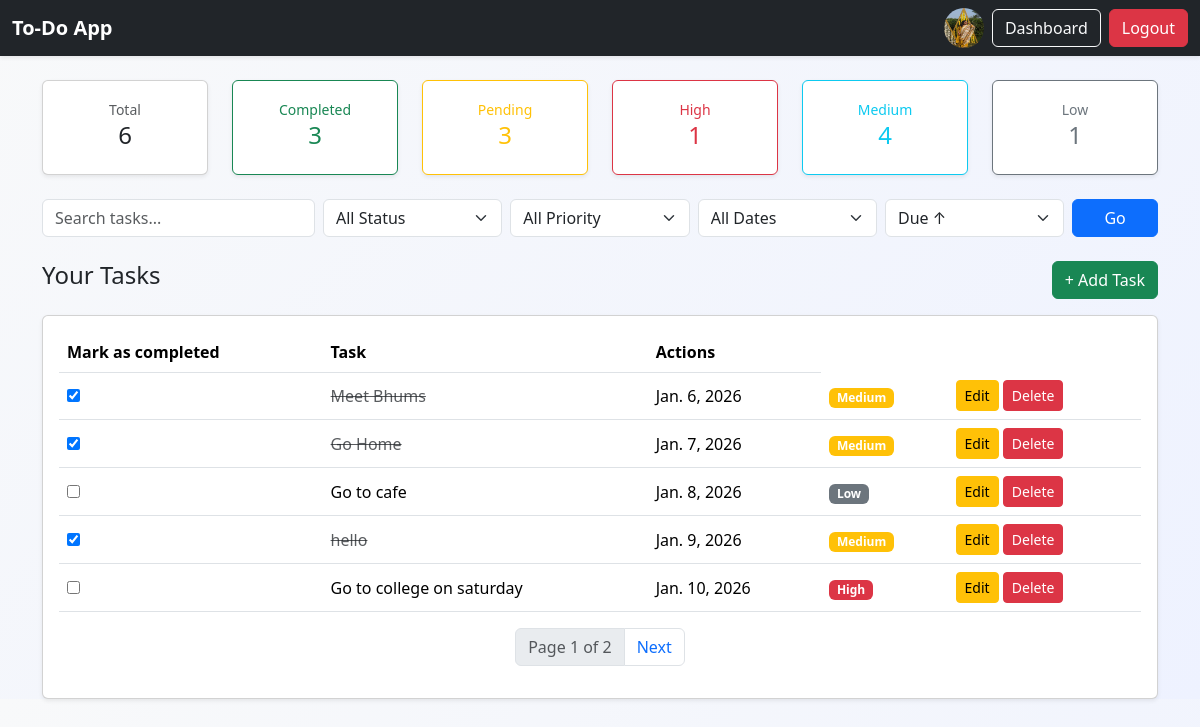
The page /dashboard/ (signed in) on the database its author committed.
### accounts/models.py (models this page shows, shortened)
class Profile(models.Model):
    user = models.OneToOneField(User, on_delete=models.CASCADE)
    bio = models.TextField(max_length=100, blank=True)
    image = models.ImageField(upload_to='profiles/',
                              default='profiles/default.jpg')

### tasks/models.py (models this page shows, shortened)
class Task(models.Model):
    PRIORITY_CHOICES = [
        ('H', 'High'),
        ('M', 'Medium'),
        ('L', 'Low'),
    ]
    user = models.ForeignKey(User, on_delete=models.CASCADE)
    title = models.CharField(max_length=200)
    completed = models.BooleanField(default=False)
    due_date = models.DateField(null=True, blank=True)
    created_at = models.DateTimeField(auto_now_add=True)
    priority = models.CharField(max_length=1, choices=PRIORITY_CHOICES, default = 'M')

### accounts/views.py (the view)
# urls.py: path('dashboard/', views.dashboard_view, name='dashboard'),
@login_required
def dashboard_view(request):
    tasks = Task.objects.filter(user=request.user)
    query = request.GET.get('q', '')
    if query:
        tasks = tasks.filter(title__icontains=query)
    filter_status = request.GET.get('status')
    filter_priority = request.GET.get('priority')
    filter_due = request.GET.get('due')
    today = date.today()
    if filter_status == 'completed':
        tasks = tasks.filter(completed=True)
    elif filter_status == 'pending':
        tasks = tasks.filter(completed=False)
    if filter_priority in ['H', 'M', 'L']:
        tasks = tasks.filter(priority=filter_priority)
    if filter_due == 'today':
        tasks = tasks.filter(due_date=today)
    elif filter_due == 'overdue':
        tasks = tasks.filter(due_date__lt=today, completed=False)
    elif filter_due == 'this_week':
        tasks = tasks.filter(
            due_date__range=[today, today + timedelta(days=7)])
    sort = request.GET.get('sort')
    if sort == 'asc':
        tasks = tasks.order_by('due_date')
    elif sort == 'desc':
        tasks = tasks.order_by('-due_date')
    else:
        tasks = tasks.order_by('due_date')
    total_tasks = tasks.count()
    completed_tasks = tasks.filter(completed=True).count()
    pending_tasks = tasks.filter(completed=False).count()
    high_priority = tasks.filter(priority='H').count()
    medium_priority = tasks.filter(priority='M').count()
    low_priority = tasks.filter(priority='L').count()
    paginator = Paginator(tasks, 5)
    page_number = request.GET.get('page')
    page_obj = paginator.get_page(page_number)
    context = {
        'tasks': page_obj,
        'total_tasks': total_tasks,
        'completed_tasks': completed_tasks,
        'pending_tasks': pending_tasks,
        'high_priority': high_priority,
        'medium_priority': medium_priority,
        'low_priority': low_priority,
        'today': today,
        'query': query,
        'filter_status': filter_status,
        'filter_priority': filter_priority,
        'filter_due': filter_due,
        'sort': sort,
    }
    return render(request, 'dashboard.html', context)

### templates/dashboard.html (shortened to what this page needs)
{% extends 'base.html' %}
{% block content %}
<div class="container mt-4">
  <div class="row mb-4">
      <div class="col-md-2">
    <div class="card shadow-sm text-center">
      <div class="card-body">
        <small class="text-muted">Total</small>
        <h4>{{ total_tasks }}</h4>
      </div>
    </div>
  </div>
  <div class="col-md-2">
    <div class="card shadow-sm text-center border-success">
      <div class="card-body text-success">
        <small>Completed</small>
        <h4>{{ completed_tasks }}</h4>
      </div>
    </div>
  </div>
  <div class="col-md-2">
    <div class="card shadow-sm text-center border-warning">
      <div class="card-body text-warning">
        <small>Pending</small>
        <h4>{{ pending_tasks }}</h4>
      </div>
    </div>
  </div>
  <div class="col-md-2">
    <div class="card shadow-sm text-center border-danger">
      <div class="card-body text-danger">
        <small>High</small>
        <h4>{{ high_priority }}</h4>
      </div>
    </div>
  </div>
  <div class="col-md-2">
    <div class="card shadow-sm text-center border-info">
      <div class="card-body text-info">
        <small>Medium</small>
        <h4>{{ medium_priority }}</h4>
      </div>
    </div>
  </div>
  <div class="col-md-2">
    <div class="card shadow-sm text-center border-secondary">
      <div class="card-body text-secondary">
        <small>Low</small>
        <h4>{{ low_priority }}</h4>
      </div>
    </div>
  </div>
  </div>
  <form method="get" class="row g-2 mb-4">
    <div class="col-md-3">
      <input type="text" name="q" class="form-control"
             placeholder="Search tasks..."
             value="{{ query }}">
    </div>
    <div class="col-md-2">
      <select name="status" class="form-select">
        <option value="">All Status</option>
      </select>
    </div>
    <div class="col-md-2">
      <select name="priority" class="form-select">
        <option value="">All Priority</option>
      </select>
    </div>
    <div class="col-md-2">
      <select name="due" class="form-select">
        <option value="">All Dates</option>
      </select>
    </div>
    <div class="col-md-2">
      <select name="sort" class="form-select">
        <option value="asc" {% if sort == 'asc' %}selected{% endif %}>Due ↑</option>
      </select>
    </div>
    <div class="col-md-1">
      <button class="btn btn-primary w-100">Go</button>
    </div>
  </form>
  <div class="d-flex justify-content-between align-items-center mb-3">
    <h4>Your Tasks</h4>
    <a href="{% url 'create_task' %}" class="btn btn-success">
      + Add Task
    </a>
  </div>
  <div class="card shadow-sm">
    <div class="card-body">
      {% if tasks %}
      <table class="table table-hover align-middle">
        <thead>
          <tr>
            <th>Mark as completed</th>
            <th>Task</th>
            <th>Actions</th>
          </tr>
        </thead>
        <tbody>
        {% for task in tasks %}
          <tr class="{% if task.due_date and task.due_date < today and not task.completed %}table-danger{% endif %}">
           <td>
           <form action="{% url 'toggle_task' task.id %}" method="POST">
           <input type="checkbox" name="completed"
              onchange="this.form.submit()"
             {% if task.completed %}checked{% endif %}>
           </form>
           </td>
            <td>
              {% if task.completed %}
                <del class="text-muted">{{ task.title }}</del>
              {% else %}
                {{ task.title }}
              {% endif %}
            </td>
            <td>
              {% if task.due_date %}
                {{ task.due_date }}
              {% else %}
                <span class="text-muted">—</span>
              {% endif %}
            </td>
            <td>
              {% if task.priority == 'H' %}
                <span class="badge bg-danger">High</span>
              {% elif task.priority == 'M' %}
                <span class="badge bg-warning">Medium</span>
              {% else %}
                <span class="badge bg-secondary">Low</span>
              {% endif %}
            </td>
            <td>
              <a href="{% url 'update_task' task.id %}"
                 class="btn btn-sm btn-warning">
                Edit
              </a>
              <a href="{% url 'delete_task' task.id %}"
                 class="btn btn-sm btn-danger"
                 onclick="return confirm('Are you sure?')">
                Delete
              </a>
            </td>
          </tr>
        {% endfor %}
        </tbody>
      </table>
            <nav>
        <ul class="pagination justify-content-center">
          <li class="page-item disabled">
            <span class="page-link">
              Page {{ tasks.number }} of {{ tasks.paginator.num_pages }}
            </span>
          </li>
          {% if tasks.has_next %}
            <li class="page-item">
              <a class="page-link" href="?page={{ tasks.next_page_number }}">Next</a>
            </li>
          {% endif %}
        </ul>
      </nav>
      {% else %}
        <p class="text-muted mb-0">No tasks yet. Click “Add Task”.</p>
      {% endif %}
    </div>
  </div>
</div>
{% endblock content %}

### templates/base.html (shortened to what this page needs)
<!DOCTYPE html>
<html lang="en">
<head>
   <link href="https://cdn.jsdelivr.net/npm/bootstrap@5.3.8/dist/css/bootstrap.min.css" rel="stylesheet">
</head>
<body style="background: linear-gradient(135deg, #f8f9fa, #eef2ff);">
{% if request.user.is_authenticated %}
<nav class="navbar navbar-dark bg-dark shadow-sm">
  <div class="container-fluid">
    <a class="navbar-brand fw-bold">
      To-Do App
    </a>
    <div class="d-flex align-items-center">
      <a href="{% url 'profile' %}" class="me-2">
        <img src="{{ user.profile.image.url }}" alt="Profile" class="rounded-circle" width="40" height="40">
      </a>
      <a href="{% url 'dashboard' %}" class="btn btn-outline-light me-2">Dashboard</a>
      <form method="post" action="{% url 'logout' %}">
        <button type="submit" class="btn btn-danger">
          Logout
        </button>
      </form>
    </div>
  </div>
</nav>
{% endif %}
   {% block content %} {% endblock content %}
</body>
</html>

### rows shown on the page
Task: completed "☑", title "Meet Bhums", due_date "Jan. 6, 2026", priority "Medium"
Task: completed "☑", title "Go Home", due_date "Jan. 7, 2026", priority "Medium"
Task: title "Go to cafe", due_date "Jan. 8, 2026", priority "Low"
Task: completed "☑", title "hello", due_date "Jan. 9, 2026", priority "Medium"
Task: title "Go to college on saturday", due_date "Jan. 10, 2026", priority "High"

### other values the page prints
{{ total_tasks }} "6"
{{ completed_tasks }} "3"
{{ pending_tasks }} "3"
{{ high_priority }} "1"
{{ medium_priority }} "4"
{{ low_priority }} "1"
{{ tasks.number }} "1"
{{ tasks.paginator.num_pages }} "2"
